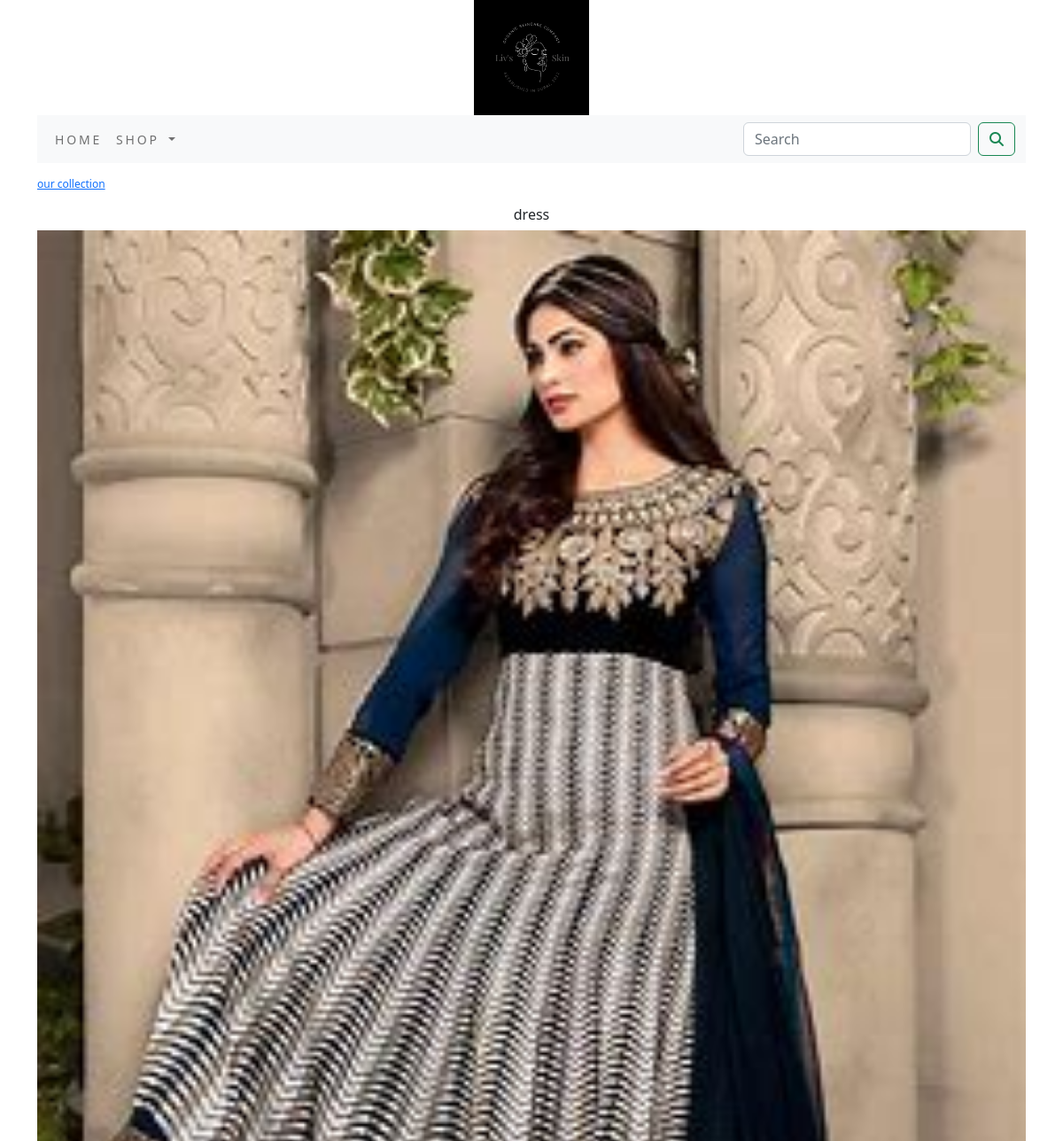
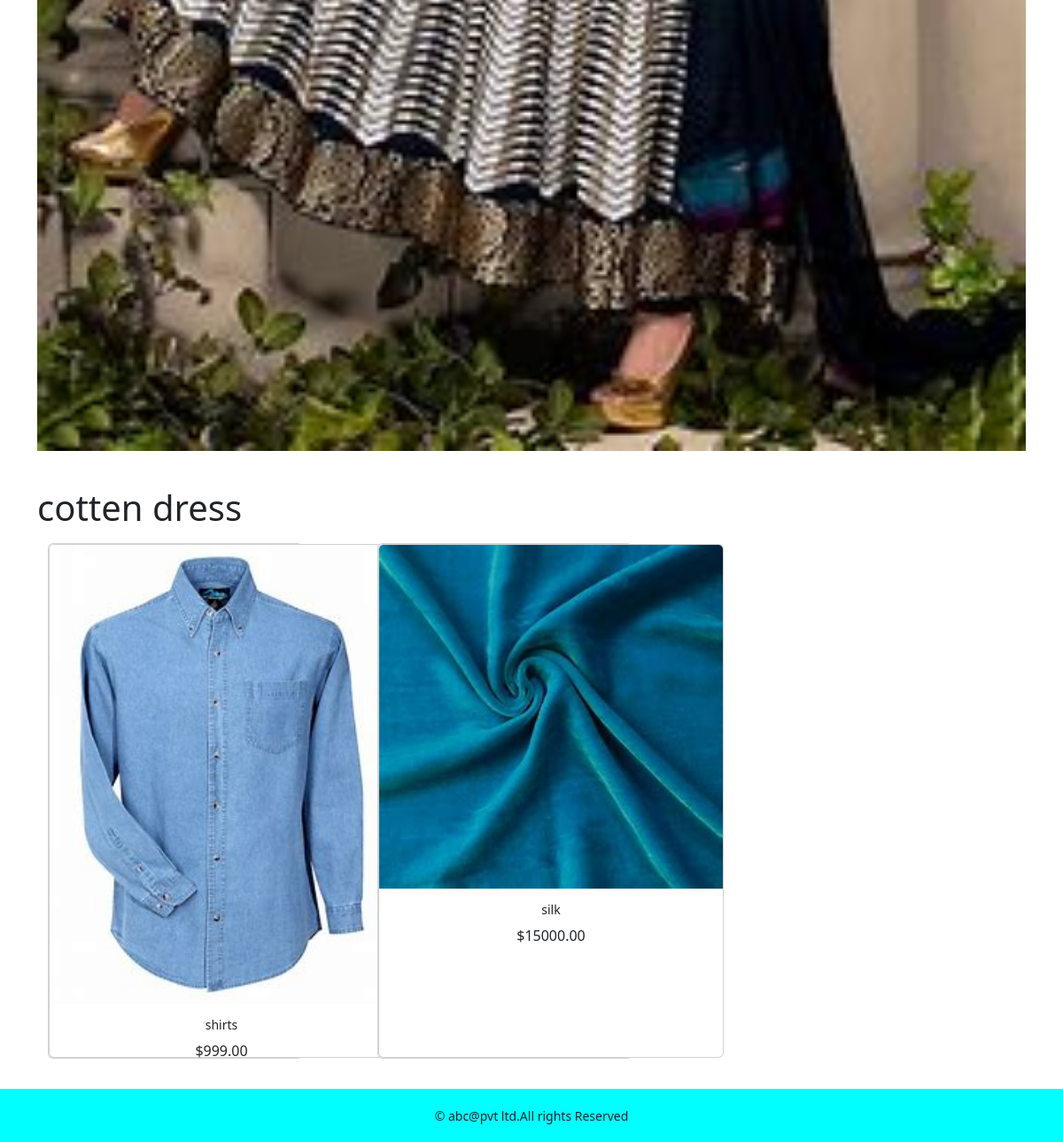
/shop/dress/, run on the app's committed database (2 pictures, top to bottom).
### shop/models.py (models this page shows, shortened)
class Category(models.Model):
    name=models.CharField(max_length=250,unique=True)
    slug=models.SlugField(max_length=250,unique=True)
    desc=models.TextField(blank=True)
    image=models.ImageField(upload_to='category',blank=True)
    class Meta:
        ordering=('name',)
        verbose_name='category'
        verbose_name_plural='categories'
    def get_url(self):
        return reverse('shop:products_by_category',args=[self.slug])

class Product(models.Model):
    objects = None
    name=models.CharField(max_length=250,unique=True)
    slug=models.SlugField(max_length=250,unique=True)
    desc=models.TextField(blank=True)
    price=models.DecimalField(max_digits=10,decimal_places=2)
    category=models.ForeignKey(Category,on_delete=models.CASCADE)
    image=models.ImageField(upload_to='product',blank=True)
    stock=models.IntegerField()
    available=models.BooleanField(default=True)
    created=models.DateTimeField(auto_now_add=True)
    update=models.DateTimeField(auto_now=True)
    def get_url(self):
        return reverse('shop:procatdetail',args=[self.category.slug,self.slug])
    class Meta:
        ordering=('name',)
        verbose_name='product'
        verbose_name_plural='products'

### shop/views.py (the view)
# urls.py: path('',views.allProdCat,name='allProdCat'),
def allProdCat(request,c_slug=None):
    c_page=None
    products_list=None
    if c_slug!=None:
        c_page=get_object_or_404(Category,slug=c_slug)
        products_list=Product.objects.all().filter(category=c_page,available=True)
    else:
        products_list=Product.objects.all().filter(available=True)
    paginator=Paginator(products_list,6)
    try:
        page=int(request.GET.get('page','1'))
    except:
        page=1
    try:
        products=paginator.page(page)
    except (EmptyPage,InvalidPage):
        products=paginator.page(paginator.num_pages)
    return render(request,"category.html",{'category':c_page,'products':products})

### cart/context_processors.py (called while the page is built)
def counter(request):
    item_count=0
    if 'admin' in request.path:
        return ()
    else:
        try:
            cart=Cart.objects.filter(cart_id=cart_id(request))
            cat_items=CartItem.objects.all().filter(cart=cart[:1])
            for cart_item in cat_items:
                item_count += cart_item.quantity
        except Cart.DoesNotExist:
            item_count=0
    return dict(item_count=item_count)

### cart/views.py (called while the page is built)
def cart_id(request):
    cart=request.session.session_key
    if not cart:
        cart=request.session.create()
    return cart

### shop/context_processors.py (called while the page is built)
def menu_links(request):
    links=Category.objects.all()
    return dict(links=links)

### templates/category.html (shortened to what this page needs)
{% extends 'base.html' %}
{% load static %}
{% block content %}
    {% if category %}
        <div>
            <div class="row my_row_class">
                <div class="mx-auto">
                <p><a href="{% url 'shop:allProdCat' %}">our collection</a></p>
            </div>
                </div>
        </div>
    {% endif %}
<div class="mx-auto">
    {% if category %}
    <h1 class="text-center my_title">{{category.name}}</h1>
    <center>
    <img class=" my_image" src="{{category.image.url}}" alt="{{category.name}}" width="900px" height="400px">
        </center>
</div><br>
<div>
    <p class="text-justify"><h1>{{category.desc}}</h1></p>
</div>
 {% endif %}
<div class="container">
            <div class="row mx_auto">
        {% for product in products.object_list %}
        <div class="my_bottom_margin col-12 col-sm-12 col-md-4 col-lg-4">
            <div class="card" style="width: 18rem;">
                <div class="card text-center " style="width:390px; height:580px">
                    <a href="{{product.get_url}}"><img class="card-img-top my_image" src="{{product.image.url}}" alt="{{product.name}}"></a>
                    <div class="card-body" >
                        <h4>{{product.name}}</h4>
                        <p>${{product.price}}</p>
                    </div>
                </div>
            </div>
        </div>
        {% endfor %}
    </div>
    <br>
</div>
{% endblock %}

### static/css/custom.css (style rules this page uses)
body { font-family: 'Roboto', sans-serif; }
.my_row_class { padding-top :15px; }
.my_row_class .mx-auto { color:#000; font-size:12px; }
.my_image { width:100%; height:auto; }
.my_title { font-size:16px; text_transform:uppercase; letter_spacing:.2em; }
.my_bottom_margin { margin-bottom:10px; }
.card-body h4 { font-size:14px; text_transform:uppercase; letter_spacing:.2em }

### data on the page
Category: name "dress", image (picture), desc "cotten dress"
Product: image (picture), name "shirts", price "999.00"
Product: image (picture), name "silk", price "15000.00"
